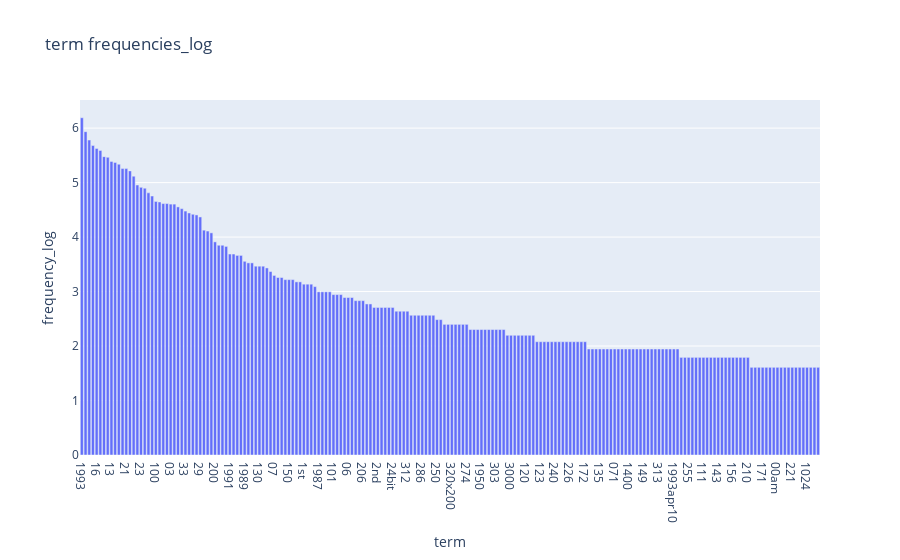

Notebook code for this chart:
### Markdown cell above
### >>> **Exercise 15 (take home):** 
You can copy the code from the previous exercise and change the 'term_frequencies' variable for the 'term_frequencies_log', comment about the differences that you observe and talk about other possible insights that we can get from a log distribution.

### Code cell
# Answer here
# get terms and their frequencies
x_terms = count_vect.get_feature_names_out()[:2000]
y_freq_log = term_frequencies_log[:2000]

# put into a dataFrame for easy plotting
df_plot = pd.DataFrame({
    "term": x_terms,
    "frequency_log": y_freq_log
}).sort_values("frequency_log", ascending=False)

# make interactive bar chart
fig = px.bar(df_plot, x="term", y="frequency_log", 
             title="term frequencies_log")

fig.update_xaxes(range=[-0.5, 199.5])  # change the amount of terms shown
fig.show()

### Figure 1 — Plotly figure (JSON) as saved in the notebook; plotly's stock layout.template omitted (floating-point values rounded to 4 significant figures; data arrays with more than 128 entries replaced by an {"elided": "..."} marker saying what was removed)
{"data": [{"hovertemplate": "term=%{x}<br>frequency_log=%{y}<extra></extra>", "legendgroup": "", "marker": {"color": "#636efa", "pattern": {"shape": ""}}, "name": "", "orientation": "v", "showlegend": false, "textposition": "auto", "type": "bar", "x": {"elided": "2000 str values"}, "xaxis": "x", "y": {"elided": "2000 float values"}, "yaxis": "y"}], "layout": {"barmode": "relative", "legend": {"tracegroupgap": 0}, "title": {"text": "term frequencies_log"}, "xaxis": {"anchor": "y", "domain": [0, 1], "range": [-0.5, 199.5], "title": {"text": "term"}}, "yaxis": {"anchor": "x", "domain": [0, 1], "title": {"text": "frequency_log"}}}}
